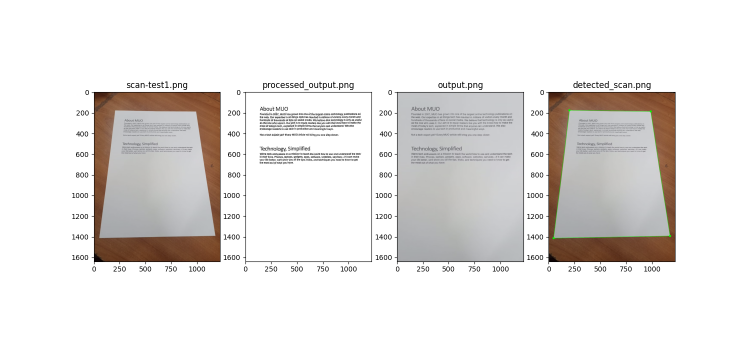
#> input picture test/results/results-2023-12-05-scan-test1.png, 1500 x 700 px (shown at 1/2 size); its folder holds only this picture in this run
$ python scanner.py --image ../test/results/results-2023-12-05-scan-test1.png
#> lines starting #> are read from the running program, lines starting #| are printed output that depends on the picture; after the words box and inside, x2 and y2 are one past the last pixel; in counts of white or black regions, pixels touching at a corner belong together
### site/utils.py
import datetime
import cv2
import numpy as np
import matplotlib.pyplot as plt

def biggestContour(contours):
    biggest = np.array([])
    max_area = 0
    for i in contours:
        area = cv2.contourArea(i)
        if area > 5000:
            peri = cv2.arcLength(i, True)
            approx = cv2.approxPolyDP(i, 0.02 * peri, True)
            if area > max_area and len(approx) == 4:
                biggest = approx
                max_area = area
    return biggest, max_area


# [21 lines left out: functions reorder, drawRectangle, not called in this run]


def nothing(x):
    pass


# [24 lines left out: functions initializeTrackbacks, valTrackbars, plottingResults, not called in this run]

### site/scanner.py
import cv2
import numpy as np
import utils
import argparse


class Scanner:
    def __init__(self):
        pass

    def preprocessImage(self, input_image):
        """
        Preparing the input image by applying a gray filter and blurring the image.
            :param input_image: input image source
            :return: image with all the filters applied
        """
        grayscale = cv2.cvtColor(input_image, cv2.COLOR_BGR2GRAY)
        blurred = cv2.GaussianBlur(grayscale, (5, 5), 1)

        return input_image

    def applyMask(self, input_image):
        """
        Applying the mask filter on the image.
            :param input_image:
            :return: masked filter
        """

        thresh = (255, 255)
        image_threshold = cv2.Canny(input_image, thresh[0], thresh[1])
        kernel = np.ones((5, 5))
        dilated = cv2.dilate(image_threshold, kernel, iterations=2)
        threshold_mask = cv2.erode(dilated, kernel, iterations=1)

        return threshold_mask

    # [62 lines left out: functions getEdges, drawEdges, drawContours, changePerspectiveToScan, removeBorders, processOutputScan, not called in this run]

    def returnScan(self, image_path):
        input_image = cv2.imread(image_path)
        original_image = input_image.copy()
        processed_image = self.preprocessImage(input_image)

        # -------- applying the mask --------
        mask = self.applyMask(processed_image)

        # -------- finding the contours --------
        contours, hierarchy = cv2.findContours(mask, cv2.RETR_EXTERNAL, cv2.CHAIN_APPROX_SIMPLE)

        # -------- making the scan --------
        biggest, maxArea = utils.biggestContour(contours)
        if biggest.size != 0:
            biggest = utils.reorder(biggest)
            self.drawContours(input_image, biggest)
            scan = self.changePerspectiveToScan(biggest, input_image)
            scan = self.removeBorders(scan)
            processed_output = self.processOutputScan(scan)

            success = True

        else:
            processed_output = np.zeros_like(input_image)
            cv2.putText(
                processed_output,
                str("lol nu merge"),
                (input_image.shape[1] // 2, input_image.shape[0] // 2 - 100),
                cv2.FONT_HERSHEY_SIMPLEX,
                1,
                (0, 0, 255),
                3,
                cv2.LINE_AA
            )

            success = False

            print("vai mama")

        output_path = "static/outputs/output.png"
        cv2.imwrite("static/outputs/output.png", processed_output)

        return output_path, success


if __name__ == "__main__":
    # -------- argparsing the input image --------
    ap = argparse.ArgumentParser()
    ap.add_argument("-i", "--image", required=True, help="input image")
    args = vars(ap.parse_args())

    scanner = Scanner()

    # -------- loading the image --------
    image_path = args["image"]
    image = cv2.imread(image_path)
#> image is the input picture: shape (700, 1500, 3); mean B, G, R 226.2, 227.9, 230.7
    detected_scan = image.copy()
    original_image = image.copy()
    (height, width) = image.shape[:2]
#> height = 700; width = 1500

    final_output = cv2.imread(scanner.returnScan(image_path)[0])
#> in preprocessImage, `grayscale = cv2.cvtColor(input_image, cv2.COLOR_BGR2GRAY)`:
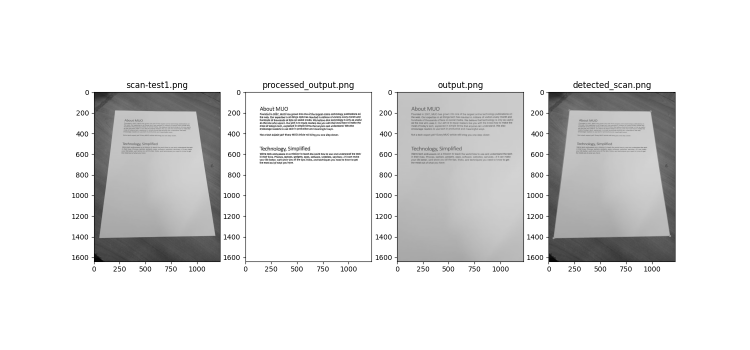
#> grayscale: shape (700, 1500) (shown at 1/2 size); min 0, max 255, mean 228.6
#> in applyMask, `image_threshold = cv2.Canny(input_image, thresh[0], thresh[1])`:
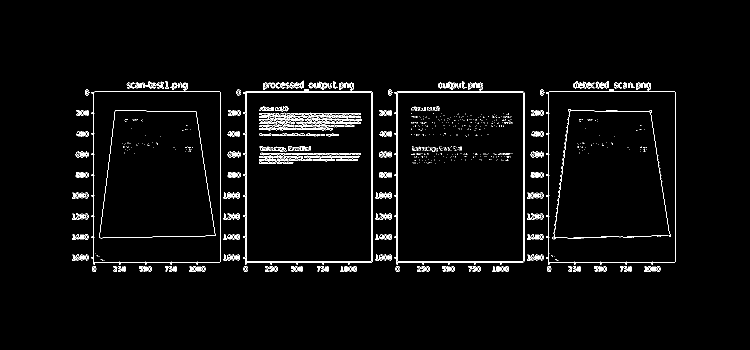
#> image_threshold: shape (700, 1500) (shown at 1/2 size); 2.4% white in thin lines or dots, all inside (x1, y1, x2, y2) = (144, 161, 1352, 544)
#> in applyMask, `dilated = cv2.dilate(image_threshold, kernel, iterations=2)`:
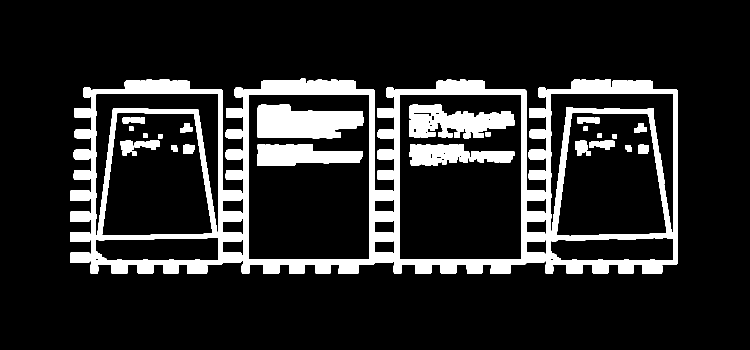
#> dilated: shape (700, 1500) (shown at 1/2 size); 14.5% white; 28 white regions, largest, box (x1, y1, x2, y2) and area: (140, 157, 1356, 548) 113016, (515, 209, 728, 277) 11301, (818, 209, 1029, 276) 8670
#> in applyMask, `threshold_mask = cv2.erode(dilated, kernel, iterations=1)`:
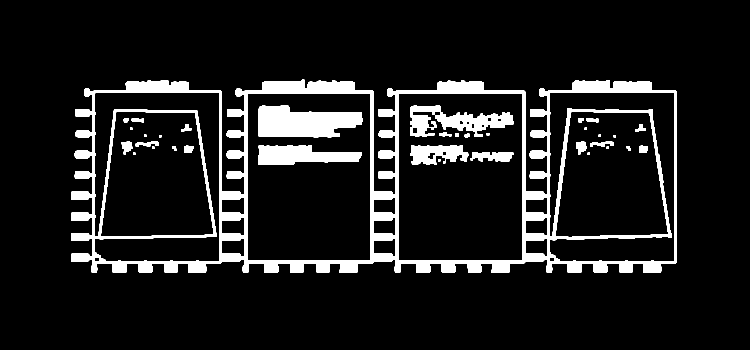
#> threshold_mask: shape (700, 1500) (shown at 1/2 size); 10.3% white; 35 white regions
#> in returnScan, `contours, hierarchy = cv2.findContours(mask, cv2.RETR_EXTERNAL, cv2.CH..`: contours = 1 contour; box (x1, y1, x2, y2) and area: (142, 159, 1354, 546) 404798
#> the loop in biggestContour, `for i in contours:` made 1 pass
#> (area, peri) on pass 1: (404798.5, 7143.4)
#> after the loop in biggestContour, `for i in contours:`: biggest = empty array; max_area = 0
#> in returnScan, `biggest, maxArea = utils.biggestContour(contours)`: biggest = empty array; maxArea = 0
#> in returnScan, `cv2.putText( processed_output, str("lol nu merge"), (input_image.shape..`:
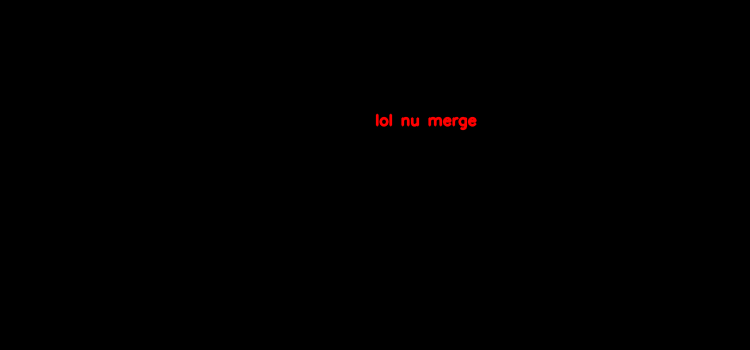
#> processed_output: shape (700, 1500, 3) (shown at 1/2 size); mean B, G, R 0, 0, 0.5
    # -------- plotting the results --------
    # titles = [
    #     "scan-test5.png",
    #     "processed_output.png",
    #     "output.png",
    #     "detected_scan.png"
    # ]
    #
    # results_path = [
    #     "../test/scan-test5.jpg",
    #     "static/outputs/scan.png",
    #     "static/outputs/output.png",
    #     "static/outputs/input_image.png"
    # ]
    #
    # utils.plottingResults(results_path, titles)

    cv2.imwrite("static/outputs/final.png", final_output)
